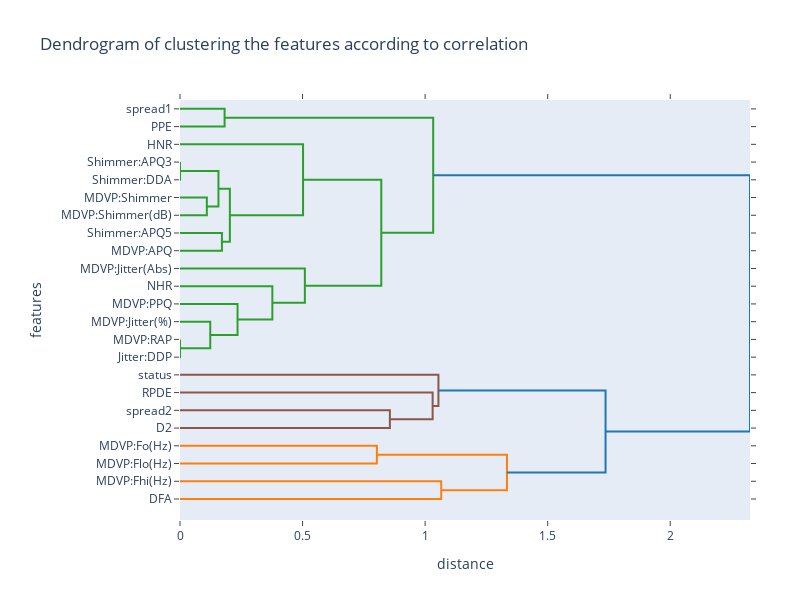

The code cell stored with this chart in its notebook:
### Markdown cell above
We can observe that among all the features there is on average a high correlation score. Furthermore, by comparing these results with the information on the nature of the features, it can be seen that groups of features with similar technical characteristics (MDVP:Jitter(%),MDVP:Jitter(Abs),MDVP:RAP,MDVP:PPQ,Jitter:DDP) and (MDVP:Shimmer,MDVP:Shimmer(dB),Shimmer:APQ3,Shimmer:APQ5,MDVP:APQ,Shimmer:DDA) are strongly correlated with each other.
Given this situation,we can filter some features that are strongly correlated with other ones and not provide usefull informations.
We can help this step of features selection by performing an agglomerative clustering over the features.This algorithm starts by assigning a cluster to each feature and at each step  compute a pairwise similarity between all the clusters.In this case the similarity measure is the correlation.Then are selected the clusters with the higher average correlation and  merged toghether.This process is repeated until all the features are merged to one cluster.
The result of this clustering technique is illustrate by the dendogram below.

### Code cell
from scipy.cluster import hierarchy as hc
X = np.random.rand(10, 10)
names = new_data.columns
inverse_correlation = 1 - abs(new_data.corr())
fig = ff.create_dendrogram(inverse_correlation.values, orientation='left', labels=names, colorscale=colors, linkagefun=lambda x: hc.linkage(x, 'average'))
fig['layout'].update(dict(
    title="Dendrogram of clustering the features according to correlation",
    width=800,
    height=600,
    margin=go.layout.Margin(l=180, r=50),
    xaxis=dict(
        title='distance',
    ),
    yaxis=dict(
        title='features',
        automargin=True,
    ),
))
iplot(fig, filename='dendrogram_corr_clustering')

### Figure 1 — Plotly figure (JSON) as saved in the notebook; plotly's stock layout.template omitted (floating-point values rounded to 4 significant figures)
{"data": [{"hoverinfo": "text", "marker": {"color": "rgb(44, 160, 44)"}, "mode": "lines", "type": "scatter", "x": [0, 0.1819, 0.1819, 0], "xaxis": "x", "y": [-5, -5, -15, -15], "yaxis": "y"}, {"hoverinfo": "text", "marker": {"color": "rgb(44, 160, 44)"}, "mode": "lines", "type": "scatter", "x": [0, 4.364e-05, 4.364e-05, 0], "xaxis": "x", "y": [-35, -35, -45, -45], "yaxis": "y"}, {"hoverinfo": "text", "marker": {"color": "rgb(44, 160, 44)"}, "mode": "lines", "type": "scatter", "x": [0, 0.1095, 0.1095, 0], "xaxis": "x", "y": [-55, -55, -65, -65], "yaxis": "y"}, {"hoverinfo": "text", "marker": {"color": "rgb(44, 160, 44)"}, "mode": "lines", "type": "scatter", "x": [4.364e-05, 0.1568, 0.1568, 0.1095], "xaxis": "x", "y": [-40, -40, -60, -60], "yaxis": "y"}, {"hoverinfo": "text", "marker": {"color": "rgb(44, 160, 44)"}, "mode": "lines", "type": "scatter", "x": [0, 0.171, 0.171, 0], "xaxis": "x", "y": [-75, -75, -85, -85], "yaxis": "y"}, {"hoverinfo": "text", "marker": {"color": "rgb(44, 160, 44)"}, "mode": "lines", "type": "scatter", "x": [0.1568, 0.2034, 0.2034, 0.171], "xaxis": "x", "y": [-50, -50, -80, -80], "yaxis": "y"}, {"hoverinfo": "text", "marker": {"color": "rgb(44, 160, 44)"}, "mode": "lines", "type": "scatter", "x": [0, 0.502, 0.502, 0.2034], "xaxis": "x", "y": [-25, -25, -65, -65], "yaxis": "y"}, {"hoverinfo": "text", "marker": {"color": "rgb(44, 160, 44)"}, "mode": "lines", "type": "scatter", "x": [0, 0.0001375, 0.0001375, 0], "xaxis": "x", "y": [-135, -135, -145, -145], "yaxis": "y"}, {"hoverinfo": "text", "marker": {"color": "rgb(44, 160, 44)"}, "mode": "lines", "type": "scatter", "x": [0, 0.1234, 0.1234, 0.0001375], "xaxis": "x", "y": [-125, -125, -140, -140], "yaxis": "y"}, {"hoverinfo": "text", "marker": {"color": "rgb(44, 160, 44)"}, "mode": "lines", "type": "scatter", "x": [0, 0.2348, 0.2348, 0.1234], "xaxis": "x", "y": [-115, -115, -132.5, -132.5], "yaxis": "y"}, {"hoverinfo": "text", "marker": {"color": "rgb(44, 160, 44)"}, "mode": "lines", "type": "scatter", "x": [0, 0.3767, 0.3767, 0.2348], "xaxis": "x", "y": [-105, -105, -123.8, -123.8], "yaxis": "y"}, {"hoverinfo": "text", "marker": {"color": "rgb(44, 160, 44)"}, "mode": "lines", "type": "scatter", "x": [0, 0.5094, 0.5094, 0.3767], "xaxis": "x", "y": [-95, -95, -114.4, -114.4], "yaxis": "y"}, {"hoverinfo": "text", "marker": {"color": "rgb(44, 160, 44)"}, "mode": "lines", "type": "scatter", "x": [0.502, 0.8212, 0.8212, 0.5094], "xaxis": "x", "y": [-45, -45, -104.7, -104.7], "yaxis": "y"}, {"hoverinfo": "text", "marker": {"color": "rgb(44, 160, 44)"}, "mode": "lines", "type": "scatter", "x": [0.1819, 1.033, 1.033, 0.8212], "xaxis": "x", "y": [-10, -10, -74.84, -74.84], "yaxis": "y"}, {"hoverinfo": "text", "marker": {"color": "rgb(140, 86, 75)"}, "mode": "lines", "type": "scatter", "x": [0, 0.8562, 0.8562, 0], "xaxis": "x", "y": [-175, -175, -185, -185], "yaxis": "y"}, {"hoverinfo": "text", "marker": {"color": "rgb(140, 86, 75)"}, "mode": "lines", "type": "scatter", "x": [0, 1.031, 1.031, 0.8562], "xaxis": "x", "y": [-165, -165, -180, -180], "yaxis": "y"}, {"hoverinfo": "text", "marker": {"color": "rgb(140, 86, 75)"}, "mode": "lines", "type": "scatter", "x": [0, 1.054, 1.054, 1.031], "xaxis": "x", "y": [-155, -155, -172.5, -172.5], "yaxis": "y"}, {"hoverinfo": "text", "marker": {"color": "rgb(255, 127, 14)"}, "mode": "lines", "type": "scatter", "x": [0, 0.8032, 0.8032, 0], "xaxis": "x", "y": [-195, -195, -205, -205], "yaxis": "y"}, {"hoverinfo": "text", "marker": {"color": "rgb(255, 127, 14)"}, "mode": "lines", "type": "scatter", "x": [0, 1.066, 1.066, 0], "xaxis": "x", "y": [-215, -215, -225, -225], "yaxis": "y"}, {"hoverinfo": "text", "marker": {"color": "rgb(255, 127, 14)"}, "mode": "lines", "type": "scatter", "x": [0.8032, 1.334, 1.334, 1.066], "xaxis": "x", "y": [-200, -200, -220, -220], "yaxis": "y"}, {"hoverinfo": "text", "marker": {"color": "rgb(31, 119, 180)"}, "mode": "lines", "type": "scatter", "x": [1.054, 1.736, 1.736, 1.334], "xaxis": "x", "y": [-163.8, -163.8, -210, -210], "yaxis": "y"}, {"hoverinfo": "text", "marker": {"color": "rgb(31, 119, 180)"}, "mode": "lines", "type": "scatter", "x": [1.033, 2.325, 2.325, 1.736], "xaxis": "x", "y": [-42.42, -42.42, -186.9, -186.9], "yaxis": "y"}], "layout": {"autosize": false, "height": 600, "hovermode": "closest", "margin": {"l": 180, "r": 50}, "showlegend": false, "title": {"text": "Dendrogram of clustering the features according to correlation"}, "width": 800, "xaxis": {"mirror": "allticks", "rangemode": "tozero", "showgrid": false, "showline": true, "showticklabels": true, "ticks": "outside", "title": {"text": "distance"}, "type": "linear", "zeroline": false}, "yaxis": {"automargin": true, "mirror": "allticks", "rangemode": "tozero", "showgrid": false, "showline": true, "showticklabels": true, "tickmode": "array", "ticks": "outside", "ticktext": ["spread1", "PPE", "HNR", "Shimmer:APQ3", "Shimmer:DDA", "MDVP:Shimmer", "MDVP:Shimmer(dB)", "Shimmer:APQ5", "MDVP:APQ", "MDVP:Jitter(Abs)", "NHR", "MDVP:PPQ", "MDVP:Jitter(%)", "MDVP:RAP", "Jitter:DDP", "status", "RPDE", "spread2", "D2", "MDVP:Fo(Hz)", "MDVP:Flo(Hz)", "MDVP:Fhi(Hz)", "DFA"], "tickvals": [-5, -15, -25, -35, -45, -55, -65, -75, -85, -95, -105, -115, -125, -135, -145, -155, -165, -175, -185, -195, -205, -215, -225], "title": {"text": "features"}, "type": "linear", "zeroline": false}}}
